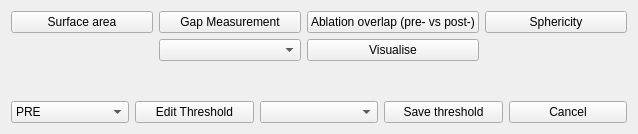
<?xml version="1.0" encoding="UTF-8"?>
<ui version="4.0">
 <class>ScarCalculationsViewControls</class>
 <widget class="QWidget" name="ScarCalculationsViewControls">
  <property name="geometry">
   <rect>
    <x>0</x>
    <y>0</y>
    <width>638</width>
    <height>134</height>
   </rect>
  </property>
  <property name="windowTitle">
   <string>QmitkTemplate</string>
  </property>
  <layout class="QVBoxLayout" name="verticalLayout">
   <item>
    <layout class="QGridLayout" name="gridLayout">
     <item row="1" column="3">
      <widget class="QPushButton" name="button_1">
       <property name="text">
        <string>Sphericity</string>
       </property>
      </widget>
     </item>
     <item row="1" column="2">
      <widget class="QPushButton" name="fandi_t3">
       <property name="text">
        <string>Ablation overlap (pre- vs post-)</string>
       </property>
      </widget>
     </item>
     <item row="1" column="1">
      <widget class="QPushButton" name="fandi_t2">
       <property name="text">
        <string>Gap Measurement</string>
       </property>
      </widget>
     </item>
     <item row="1" column="0">
      <widget class="QPushButton" name="fandi_t1">
       <property name="text">
        <string>Surface area</string>
       </property>
      </widget>
     </item>
     <item row="2" column="2">
      <widget class="QPushButton" name="fandi_t3_visualise">
       <property name="text">
        <string>Visualise</string>
       </property>
      </widget>
     </item>
     <item row="2" column="1">
      <widget class="QComboBox" name="fandi_t2_visualise"/>
     </item>
    </layout>
   </item>
   <item>
    <widget class="QVTKOpenGLWidget" name="widget_1" native="true">
     <property name="sizePolicy">
      <sizepolicy hsizetype="MinimumExpanding" vsizetype="MinimumExpanding">
       <horstretch>0</horstretch>
       <verstretch>0</verstretch>
      </sizepolicy>
     </property>
    </widget>
   </item>
   <item>
    <layout class="QHBoxLayout" name="horizontalLayout_2">
     <item>
      <widget class="QComboBox" name="comboBox">
       <item>
        <property name="text">
         <string>PRE</string>
        </property>
       </item>
       <item>
        <property name="text">
         <string>POST</string>
        </property>
       </item>
      </widget>
     </item>
     <item>
      <widget class="QPushButton" name="button_thres">
       <property name="text">
        <string>Edit Threshold</string>
       </property>
      </widget>
     </item>
     <item>
      <widget class="QComboBox" name="combo_thres"/>
     </item>
     <item>
      <widget class="QPushButton" name="button_saveth">
       <property name="text">
        <string>Save threshold</string>
       </property>
      </widget>
     </item>
     <item>
      <widget class="QPushButton" name="button_cancel">
       <property name="maximumSize">
        <size>
         <width>119</width>
         <height>16777215</height>
        </size>
       </property>
       <property name="text">
        <string>Cancel</string>
       </property>
      </widget>
     </item>
    </layout>
   </item>
  </layout>
 </widget>
 <layoutdefault spacing="6" margin="11"/>
 <customwidgets>
  <customwidget>
   <class>QVTKOpenGLWidget</class>
   <extends>QWidget</extends>
   <header>QVTKOpenGLWidget.h</header>
   <container>1</container>
  </customwidget>
 </customwidgets>
 <resources/>
 <connections/>
</ui>
